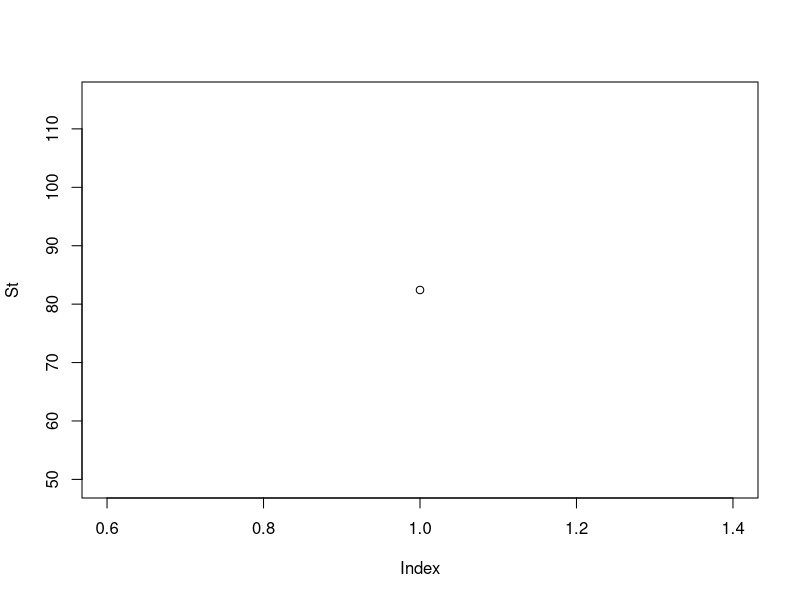
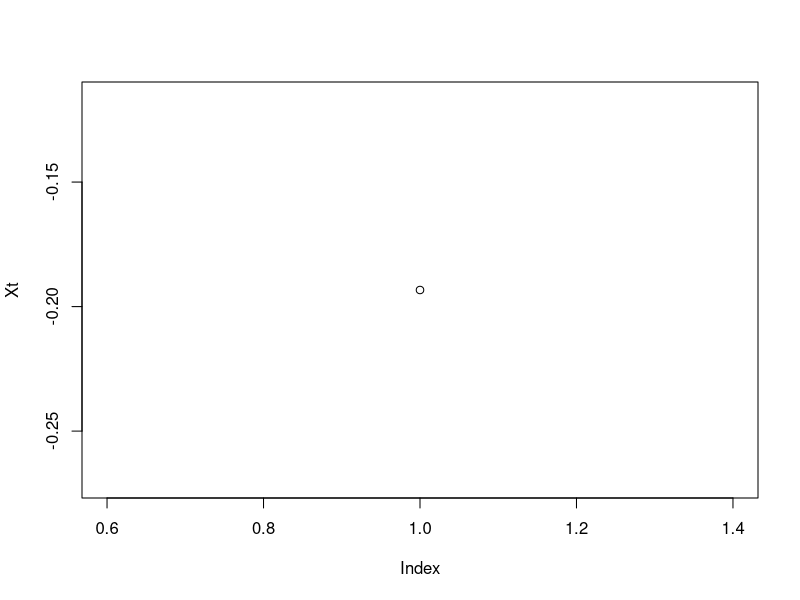

The R script that drew these images, in order: (Note: this script raises an error after producing the figures.)
###########################################################################
#
#
###########################################################################


alpha= 15; beta= -5; delta= 0.5; 
r= 0.05; q= 0.02; s0= 100; T= 6/12; 
K = s0;
simulations= 64*10^3; 

N = T/delta;

mu = r-q + delta*(sqrt((alpha*alpha)-((beta+1)*(beta+1))) 
                        - sqrt((alpha*alpha)-(beta*beta)));
gamma = sqrt((alpha*alpha)-(beta*beta))


## Box-Muller RNG ##
BoxMuller <- function() {
  #set.seed(seed)
  n = 2*N; 
  z = numeric(n);
  
  u1 = runif(n/2,0,1); 
  u2 = runif(n/2,0,1)
  
  z1 = sqrt(-2*log(u1)) * cos(2*pi*u2)  # half of normal variates
  z2 = sqrt(-2*log(u1)) * sin(2*pi*u2)  # other half
  z[seq(1, n, by=2)] = z1   # interleave
  z[seq(2, n, by=2)] = z2   # two halves
  
  return(z1)
}
out <- rep(0,simulations)
P <- rep(0,simulations)
C <- rep(0,simulations)

for (j in 1:simulations) {
### Step 1: Compute zeta ###
G1 <- BoxMuller()                               # generate standard normal random variable G1
Z <- (G1^2)/gamma                              # compute Z
zeta <- rep(0,N)
for (i in 1:N) {
  zeta = (1/gamma)*((delta*i) + (0.5*Z[i]) - sqrt((delta*i*Z[i]) + (Z[i]^2)/4));   
}

### Step 2: Generate uniform random variable U on (0,1) ###
## Uniform RNG ##
Uniform <- function() {
  #set.seed(seed);
    U = runif(N,0,1)
    zt <- rep(0,N)
    for (i in 1:N) {
    if (U[i] < delta*i/(delta*i+gamma*zeta[i])) {
      zt[i] = zeta[i] 
      } else  {
      zt[i] = ((delta^2)*(i^2)) / (gamma^2*zeta[i]) }
    }
    return(zt) } 

zt = Uniform() 

### Step 3: Generate StdNorm variable G2
G2 <- BoxMuller()

### Now simulate Xt = mu*t + beta*zt + sqrt(zt)*G2
### then compute St = s0*e^Xt
St <- rep(0,N)
Xt <- rep(0,N)



  
  for (i in 1:N) {
    
    if (i==1)  {
      Xt[i] = mu*i + beta*zt[i] + sqrt(zt[i])*G2[i] 
      St[i] = s0*exp(Xt[i])
      } else {
        Xt[i] = mu*i + beta*zt[i] + sqrt(zt[i])*G2[i]
        St[i] = s0*exp(Xt[i]) 
      }
  }
  out[j]=St[N]
  P[j]=exp(-r*T)*max(0,K-out[j])
  C[j]=exp(-r*T)*max(0,out[j]-K)
}
sum(out)/simulations
sum(P)/simulations
sum(C)/simulations
# ERROR:  stock price rises towards infinity
St
plot(St)

Xt
plot(Xt)
tail(St)

plot(V)
V